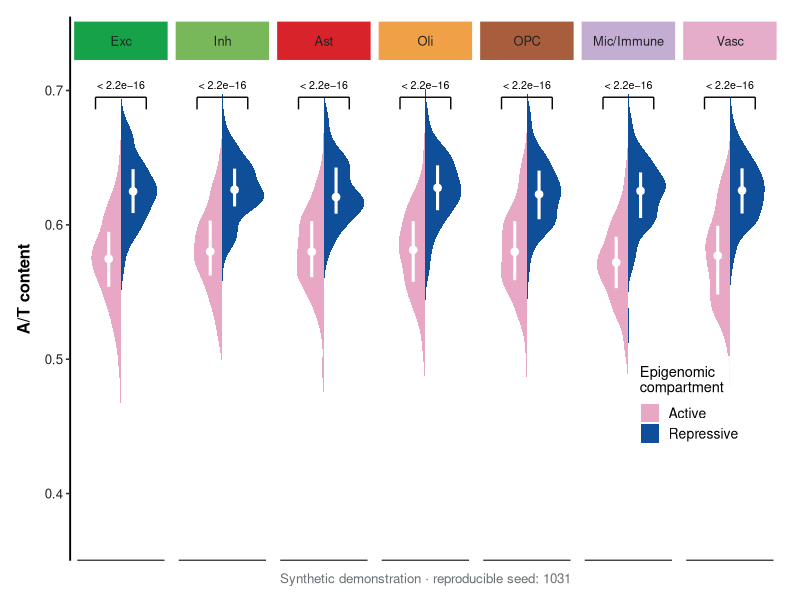
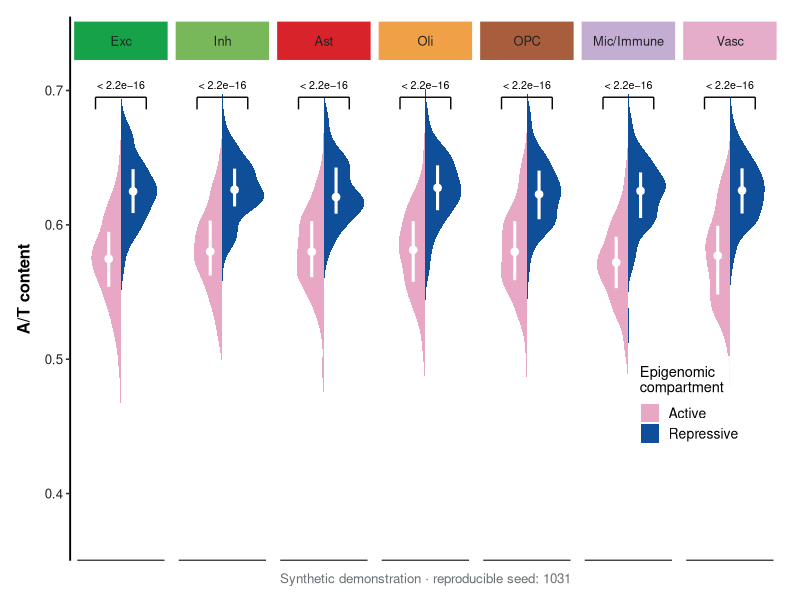

Write R code to recreate these figures, in order.
## ---- chunk 1
knitr::opts_chunk$set(
  echo = TRUE,
  message = FALSE,
  warning = FALSE,
  fig.align = "center",
  fig.width = 10,
  fig.height = 6.8,
  dpi = 180
)

library(ggplot2)
library(dplyr)

set.seed(1031)
## ---- chunk 2
cell_types <- c("Exc", "Inh", "Ast", "Oli", "OPC", "Mic/Immune", "Vasc")
compartments <- c("Active", "Repressive")
n_per_group <- 220

cell_offsets <- c(
  Exc = 0.000,
  Inh = 0.004,
  Ast = 0.002,
  Oli = 0.006,
  OPC = 0.003,
  `Mic/Immune` = -0.002,
  Vasc = 0.004
)

violin_data <- bind_rows(lapply(seq_along(cell_types), function(i) {
  cell_type <- cell_types[i]
  offset <- unname(cell_offsets[cell_type])

  bind_rows(
    data.frame(
      cell_type = cell_type,
      compartment = "Active",
      at_content = rnorm(n_per_group, mean = 0.575 + offset, sd = 0.032)
    ),
    data.frame(
      cell_type = cell_type,
      compartment = "Repressive",
      at_content = rnorm(n_per_group, mean = 0.624 + offset / 2, sd = 0.024)
    )
  )
})) |>
  mutate(
    at_content = pmin(pmax(at_content, 0.38), 0.685),
    cell_type = factor(cell_type, levels = cell_types),
    compartment = factor(compartment, levels = compartments),
    x = as.integer(cell_type),
    split_group = 2 * (x - 1) + as.integer(compartment)
  )

write.csv(
  violin_data |>
    select(cell_type, compartment, at_content),
  "synthetic_at_content.csv",
  row.names = FALSE,
  fileEncoding = "UTF-8"
)

head(violin_data)
## ---- chunk 3
GeomSplitViolin <- ggproto(
  "GeomSplitViolin",
  GeomViolin,
  draw_group = function(self, data, panel_scales, coord) {
    data <- transform(
      data,
      xminv = x - violinwidth * (x - xmin),
      xmaxv = x + violinwidth * (xmax - x)
    )

    group_number <- data$group[1]
    new_data <- transform(
      data,
      x = if (group_number %% 2 == 1) xminv else xmaxv
    )

    if (group_number %% 2 == 1) {
      new_data <- new_data[order(new_data$y), ]
    } else {
      new_data <- new_data[order(-new_data$y), ]
    }

    new_data <- rbind(
      new_data[1, ],
      new_data,
      new_data[nrow(new_data), ],
      new_data[1, ]
    )
    new_data[c(1, nrow(new_data) - 1, nrow(new_data)), "x"] <- round(data$x[1])

    GeomPolygon$draw_panel(new_data, panel_scales, coord)
  }
)

geom_split_violin <- function(mapping = NULL, data = NULL,
                              stat = "ydensity", position = "identity",
                              ..., trim = TRUE, scale = "area",
                              na.rm = FALSE, show.legend = NA,
                              inherit.aes = TRUE) {
  layer(
    data = data,
    mapping = mapping,
    stat = stat,
    geom = GeomSplitViolin,
    position = position,
    show.legend = show.legend,
    inherit.aes = inherit.aes,
    params = list(
      trim = trim,
      scale = scale,
      na.rm = na.rm,
      ...
    )
  )
}
## ---- chunk 4
summary_data <- violin_data |>
  group_by(cell_type, compartment) |>
  summarise(
    median = median(at_content),
    q25 = quantile(at_content, 0.25),
    q75 = quantile(at_content, 0.75),
    .groups = "drop"
  ) |>
  mutate(
    x = as.integer(cell_type) + if_else(compartment == "Active", -0.12, 0.12)
  )

significance_data <- bind_rows(lapply(seq_along(cell_types), function(i) {
  cell_type <- cell_types[i]
  cell_subset <- violin_data |>
    filter(as.character(.data$cell_type) == cell_type)

  p_value <- t.test(
    at_content ~ compartment,
    data = cell_subset
  )$p.value

  data.frame(
    cell_type = cell_type,
    x = i,
    p_value = p_value,
    label = ifelse(p_value < 2.2e-16, "< 2.2e−16", format(p_value, digits = 2))
  )
}))

cell_strip_palette <- c(
  Exc = "#16A249",
  Inh = "#79B85A",
  Ast = "#D9232B",
  Oli = "#F0A047",
  OPC = "#A85D3C",
  `Mic/Immune` = "#C4ADD3",
  Vasc = "#E5ADCA"
)

strip_data <- data.frame(
  cell_type = cell_types,
  x = seq_along(cell_types),
  xmin = seq_along(cell_types) - 0.47,
  xmax = seq_along(cell_types) + 0.47,
  ymin = 0.722,
  ymax = 0.752,
  strip_colour = unname(cell_strip_palette[cell_types])
)

baseline_data <- data.frame(
  x = seq_along(cell_types),
  xend = seq_along(cell_types),
  xmin = seq_along(cell_types) - 0.43,
  xmax = seq_along(cell_types) + 0.43,
  y = 0.35
)
## ---- chunk 5
compartment_palette <- c(
  Active = "#E7A6C4",
  Repressive = "#0B4B96"
)

p <- ggplot(
  violin_data,
  aes(
    x = x,
    y = at_content,
    fill = compartment,
    group = split_group
  )
) +
  geom_split_violin(
    trim = FALSE,
    width = 0.82,
    colour = NA,
    alpha = 0.98
  ) +
  geom_linerange(
    data = summary_data,
    aes(x = x, ymin = q25, ymax = q75),
    inherit.aes = FALSE,
    colour = "white",
    linewidth = 1.05
  ) +
  geom_point(
    data = summary_data,
    aes(x = x, y = median),
    inherit.aes = FALSE,
    shape = 21,
    size = 2.45,
    stroke = 0.35,
    fill = "white",
    colour = "white"
  ) +
  geom_segment(
    data = baseline_data,
    aes(x = xmin, xend = xmax, y = y, yend = y),
    inherit.aes = FALSE,
    colour = "black",
    linewidth = 0.7
  ) +
  geom_segment(
    data = significance_data,
    aes(x = x - 0.25, xend = x + 0.25, y = 0.695, yend = 0.695),
    inherit.aes = FALSE,
    linewidth = 0.48,
    colour = "black"
  ) +
  geom_segment(
    data = significance_data,
    aes(x = x - 0.25, xend = x - 0.25, y = 0.686, yend = 0.695),
    inherit.aes = FALSE,
    linewidth = 0.48,
    colour = "black"
  ) +
  geom_segment(
    data = significance_data,
    aes(x = x + 0.25, xend = x + 0.25, y = 0.686, yend = 0.695),
    inherit.aes = FALSE,
    linewidth = 0.48,
    colour = "black"
  ) +
  geom_text(
    data = significance_data,
    aes(x = x, y = 0.704, label = label),
    inherit.aes = FALSE,
    size = 2.7,
    colour = "black"
  ) +
  geom_rect(
    data = strip_data,
    aes(xmin = xmin, xmax = xmax, ymin = ymin, ymax = ymax),
    inherit.aes = FALSE,
    fill = strip_data$strip_colour,
    colour = "white",
    linewidth = 0.65
  ) +
  geom_text(
    data = strip_data,
    aes(x = x, y = (ymin + ymax) / 2, label = cell_type),
    inherit.aes = FALSE,
    size = 3.25,
    lineheight = 0.75,
    colour = "#222222"
  ) +
  scale_fill_manual(
    values = compartment_palette,
    name = "Epigenomic\ncompartment"
  ) +
  scale_x_continuous(
    limits = c(0.50, 7.50),
    breaks = seq_along(cell_types),
    labels = rep("", length(cell_types)),
    expand = c(0, 0)
  ) +
  scale_y_continuous(
    limits = c(0.35, 0.755),
    breaks = seq(0.4, 0.7, by = 0.1),
    expand = c(0, 0)
  ) +
  labs(
    x = NULL,
    y = "A/T content",
    caption = "Synthetic demonstration · reproducible seed: 1031"
  ) +
  guides(
    fill = guide_legend(
      override.aes = list(colour = NA),
      keyheight = grid::unit(5.2, "mm"),
      keywidth = grid::unit(5.2, "mm")
    )
  ) +
  theme_classic(base_size = 12) +
  theme(
    axis.line.x = element_blank(),
    axis.line.y = element_line(linewidth = 0.65),
    axis.ticks.x = element_blank(),
    axis.text.x = element_blank(),
    axis.text.y = element_text(colour = "#222222"),
    axis.title.y = element_text(face = "bold", margin = margin(r = 8)),
    legend.position = "inside",
    legend.position.inside = c(0.79, 0.20),
    legend.justification = c(0, 0),
    legend.title = element_text(size = 10.5, lineheight = 0.88),
    legend.text = element_text(size = 10),
    legend.background = element_rect(
      fill = scales::alpha("white", 0.88),
      colour = NA
    ),
    plot.caption = element_text(colour = "#6A7073", hjust = 0.5),
    plot.margin = margin(12, 14, 10, 12)
  )

p

ggsave(
  "split_violin_plot.png",
  p,
  width = 10,
  height = 6.8,
  units = "in",
  dpi = 320,
  bg = "white"
)
## ---- chunk 6
write.csv(
  significance_data,
  "significance_results.csv",
  row.names = FALSE,
  fileEncoding = "UTF-8"
)
